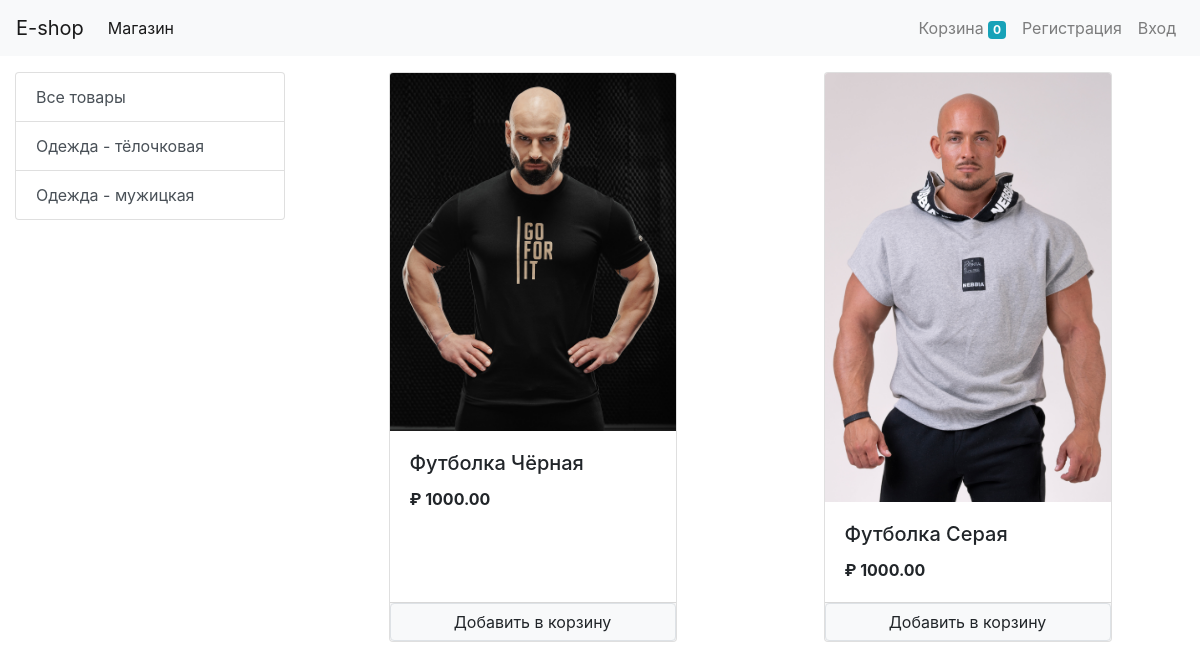
The app's page /?category=2 with its own data.
### store/models/category.py (models this page shows, shortened)
class Category(models.Model):
    name = models.CharField(max_length=50, verbose_name='Товар')
    image = models.ImageField(upload_to='uploads/category/', null=True, blank=True)
    @staticmethod
    def get_all_categories():
        return Category.objects.all()

### store/models/product.py (models this page shows, shortened)
class Product(models.Model):
    category = models.ForeignKey(Category, on_delete=models.CASCADE)
    name = models.CharField(max_length=50, verbose_name='Товар')
    price = models.DecimalField(max_digits=10, decimal_places=2, default=0)
    description = models.CharField(max_length=200, default='', null=True, blank=True)
    image = models.ImageField(upload_to='uploads/products/', null=True, blank=True)
    @staticmethod
    def get_products_by_categoryID(category_id):
        if category_id:
            return Product.objects.filter(category=category_id)
        else:
            return Product.get_all_products()

### store/views/home.py (the view, shortened to what this page needs)
# urls.py: path('', Index.as_view(), name='homepage'),
class Index(View):
    def get(self, request):
        cart = request.session.get('cart')
        if not cart:
            request.session['cart'] = {}
        products = None
        categories = Category.get_all_categories()
        categoryID = request.GET.get('category')
        if categoryID:
            products = Product.get_products_by_categoryID(categoryID)
        else:
            products = Product.get_all_products()
        data = {'categories': categories, 'products': products, }
        return render(request, 'index.html', data)

### store/templatetags/cart.py (called while the page is built)
@register.filter(name='is_in_cart')
def is_in_cart(product, cart):
    keys = cart.keys()
    for id in keys:
        if int(id) == product.id:
            return True
    return False

### store/templatetags/custom_filter.py (called while the page is built)
@register.filter(name='currency')
def currency(number):
    return "₽ " + str(number)

### store/templates/index.html (shortened to what this page needs)
{% extends 'base.html' %}
{% block content %}
{% load cart %}
{% load custom_filter %}
<div class="container-fluid mt-3">
    <div class="row">
        <div class="col-lg-3 mx-auto">
            <div class="list-group">
                <a href="/" class="list-group-item list-group-item-action">Все товары</a>
                {% for category in categories %}
                    <a href="/?category={{category.id}}" class="list-group-item list-group-item-action">
                        {{ category.name }}
                    </a>
                {% endfor %}
            </div>
        </div>
        <div id="products" class="col-lg-9 mx-auto">
            <div class="row mx-auto">
                {% for product in products %}
                <div class="card mx-auto mb-3" id="{{ product.id }}" style="width: 18rem;">
                    <img class="card-img-top" src="{{ product.image.url }}" alt="Card image cap">
                    <div class="card-body">
                        <h5 class="card-title">{{ product.name }}</h5>
                        <p class="card-text"><b>{{ product.price|currency }}</b></p>
                    </div>
                    <div class="card-footer p-0 no-gutters">
                        {% if product|is_in_cart:request.session.cart %}
                            <div class="row no-gutters">
                                <form action="/#{{ product.id }}" class="col-2" method="post">
                                    {% csrf_token %}
                                    <input type="text" hidden name="product" value="{{ product.id }}">
                                    <input type="text" hidden name="remove" value="True">
                                    <input type="submit" value=" - " class="btn btn-block btn-secondary">
                                </form>
                                <div class="text-center col">{{product|cart_quantity:request.session.cart}} в корзине</div>
                                <form action="/#{{ product.id }}" class="col-2" method="post">
                                    {% csrf_token %}
                                    <input type="text" hidden name="product" value="{{ product.id }}">
                                    <input type="submit" value=" + " class="btn btn-block btn-secondary">
                                </form>
                            </div>
                        {% else %}
                            <form action="/#{{ product.id }}" method="POST" class="btn-block">
                                <input type="submit" class="float-right btn btn-light border form-control"
                                    value="Добавить в корзину">
                            </form>
                        {% endif %}
                    </div>
                </div>
                {% endfor %}
            </div>
        </div>
    </div>
</div>
{% endblock content %}

### records on screen
Category: name "Одежда - тёлочковая"
Category: name "Одежда - мужицкая"
Product: image (picture), name "Футболка Чёрная", price "₽ 1000.00"
Product: image (picture), name "Футболка Серая", price "₽ 1000.00"

### other values on screen
{{ request.session.cart.keys|length }} "0"
